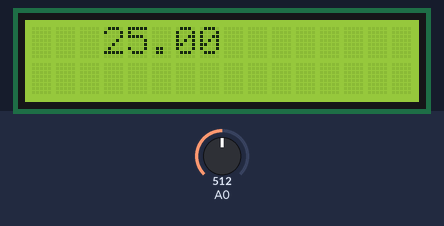
The sketch below on a simulated Arduino Uno, built with avr-gcc and run on an emulated ATmega328P. Shown: 16×2 character LCD. Inputs (shaded band) come from the test bench; at power-on: A0 = 512.

Above: at 1.2 s.
1.3 s: A0 set to 716
At 2.6 s:
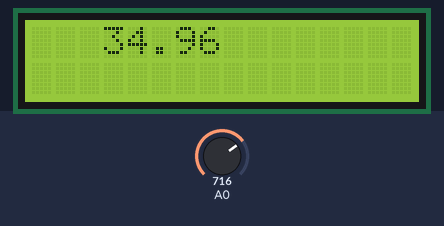
3.5 s: A0 set to 900
At 5.2 s:
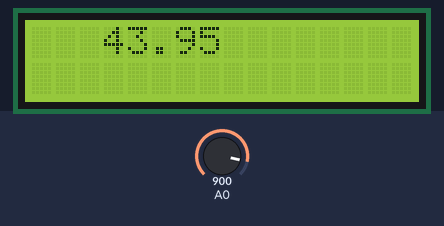
5.5 s: A0 set to 1023
At 7.2 s:
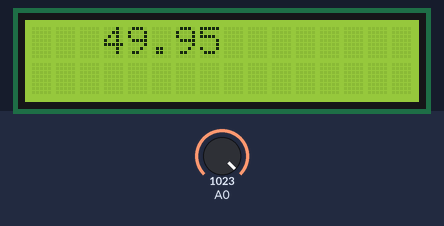
Timing chart, 0 to 8.7 s (numbered marks = the images above; inputs shaded):
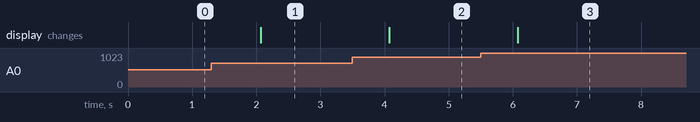

Measured:
- after the input at 1.3 s, the display: changes after 0.77 s (image 1)
- after the input at 3.5 s, the display: changes after 0.57 s (image 2)
- after the input at 5.5 s, the display: changes after 0.58 s (image 3)

The sketch:

LCD_DHT22.ino
```cpp
#include<LiquidCrystal.h>
const int rs=7, en=6, d4=5,d5=4,d6=3,d7=2;
LiquidCrystal lcd(rs,en,d4,d5,d6,d7);

int val=0;
double voltage=0.0;
int angVal=0;

void setup() {
  // put your setup code here, to run once:
  lcd.begin(16,2);
}

void loop() {
  // put your main code here, to run repeatedly:

  lcd.setCursor(3,0);
  lcd.print("V: ");
  val=analogRead(A0);
  voltage=(val*0.0048828125)*10;
  lcd.setCursor(3,0);
  lcd.print(voltage);
  delay(1000);
}
```
